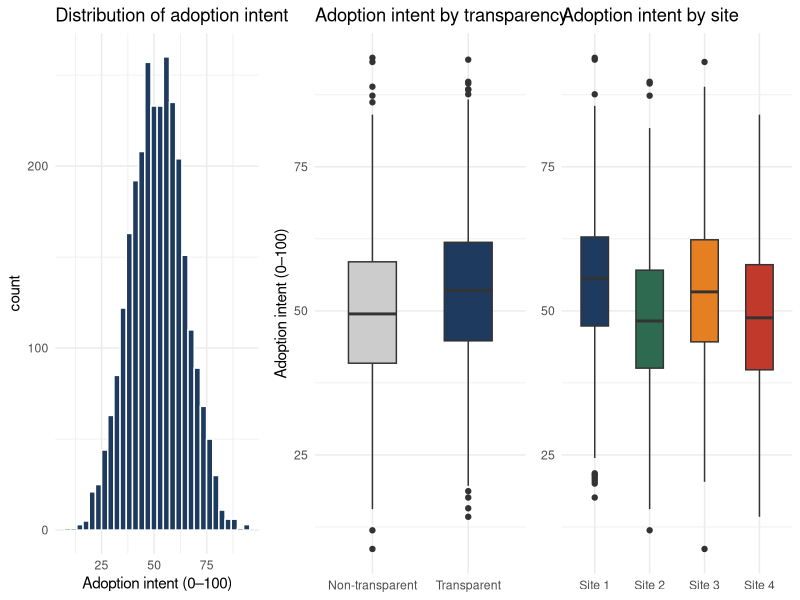
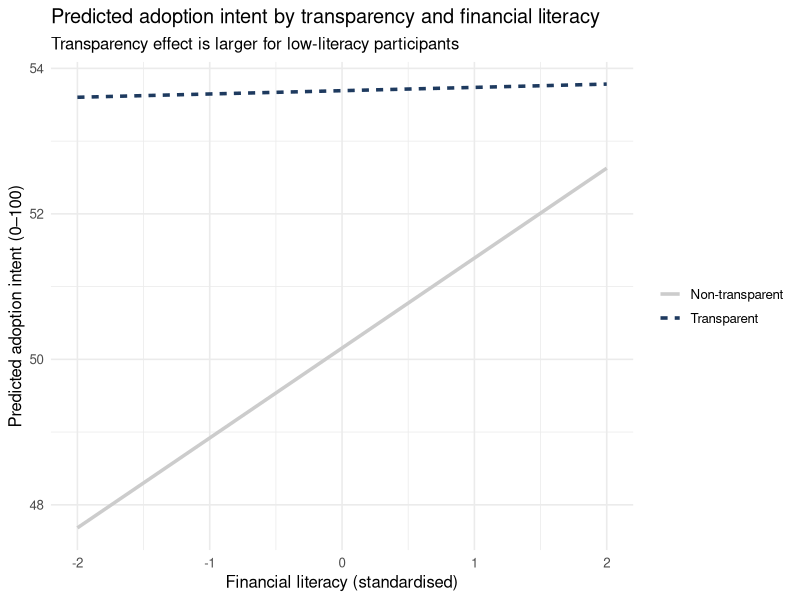
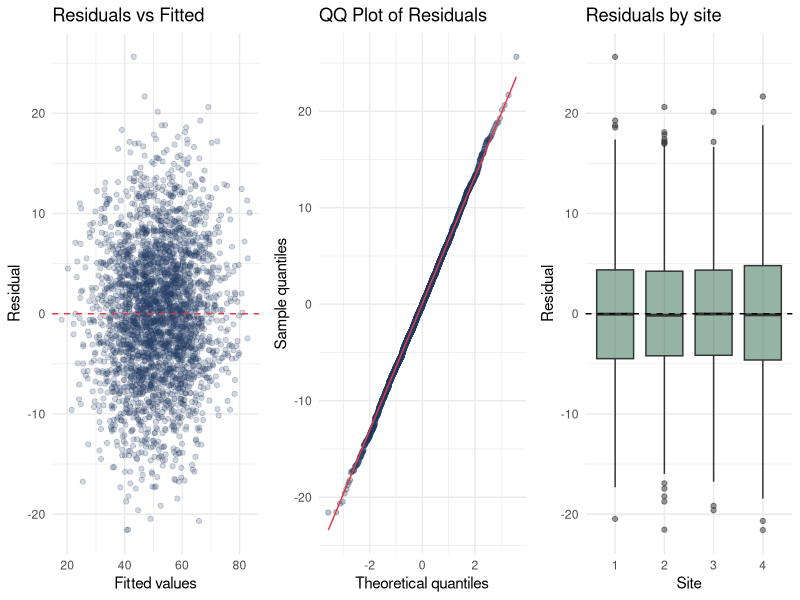

R code for these plots, in order:
## ---- chunk 1
library(tidyverse)
library(lme4)
library(lmerTest)
library(broom.mixed)
library(glmmTMB)
set.seed(20240610)
## ---- chunk 2
# True DGP parameters — we will compare model estimates to these at the end
dgp <- list(
  intercept          = 50,    # grand mean adoption intent
  effect_transparency = 4,    # +4 points for transparent-fee display
  effect_risk        = -3,    # riskier products → lower adoption intent
  effect_ev          = 0.08,  # higher expected value → higher adoption intent
  effect_literacy    = 2,     # higher literacy → higher baseline adoption
  interaction_tx_lit = -1.5,  # transparency helps low-literacy more
  sd_participant     = 8,     # between-person stable differences
  sd_stimulus        = 5,     # between-product stable differences
  sd_site            = 4,     # between-site baseline differences
  sd_slope_part      = 2,     # participants differ in transparency sensitivity
  sd_residual        = 7      # within-trial noise
)
## ---- chunk 3
n_participants <- 240
n_stimuli      <- 36
n_sites        <- 4
trials_per_part <- 12  # each participant rates 12 of 36 offers

# Participant-level characteristics
participants <- tibble(
  participant_id     = 1:n_participants,
  site_id            = rep(1:n_sites, each = n_participants / n_sites),
  financial_literacy = rnorm(n_participants, 0, 1),  # standardised
  u0_participant     = rnorm(n_participants, 0, dgp$sd_participant),
  u1_participant     = rnorm(n_participants, 0, dgp$sd_slope_part)  # random slope for transparency
)

# Site-level intercepts
site_effects <- tibble(
  site_id    = 1:n_sites,
  u0_site    = c(3, -2, 1, -2)  # site 1 slightly higher baseline; site 4 lower
)

# Stimulus-level characteristics
stimuli <- tibble(
  stimulus_id    = 1:n_stimuli,
  risk_level     = rnorm(n_stimuli, 0, 1),   # standardised risk
  expected_value = rnorm(n_stimuli, 50, 15), # EV in dollars
  u0_stimulus    = rnorm(n_stimuli, 0, dgp$sd_stimulus),
  # transparency assignment: within-participant, so each stimulus
  # can appear in both conditions across participants
  base_transparency = rep(c(0, 1), n_stimuli / 2)  # half designed as transparent
)

# Assign stimuli to participants: each participant sees 12 of 36
# (partially crossed design)
trials <- participants |>
  select(participant_id, site_id, financial_literacy, u0_participant, u1_participant) |>
  cross_join(tibble(draw = 1:trials_per_part)) |>
  group_by(participant_id) |>
  mutate(
    stimulus_id  = sample(1:n_stimuli, trials_per_part, replace = FALSE),
    trial_order  = 1:trials_per_part
  ) |>
  ungroup() |>
  select(-draw) |>
  left_join(stimuli, by = "stimulus_id") |>
  left_join(site_effects, by = "site_id") |>
  mutate(
    # Transparency varies within participant (counterbalanced across stimuli)
    transparency = as.integer(runif(n()) > 0.5),
    # True DGP
    mu = dgp$intercept +
         dgp$effect_transparency * transparency +
         dgp$effect_risk        * risk_level +
         dgp$effect_ev          * (expected_value - 50) / 15 +
         dgp$effect_literacy    * financial_literacy +
         dgp$interaction_tx_lit * transparency * financial_literacy +
         u0_participant + u1_participant * transparency +
         u0_stimulus + u0_site,
    adoption_intent = pmin(100, pmax(0, rnorm(n(), mu, dgp$sd_residual)))
  ) |>
  select(participant_id, site_id, stimulus_id, trial_order,
         transparency, risk_level, expected_value, financial_literacy,
         adoption_intent)
## ---- chunk 4
# Structure check
cat("Participants:", n_distinct(trials$participant_id), "\n")
cat("Stimuli:", n_distinct(trials$stimulus_id), "\n")
cat("Sites:", n_distinct(trials$site_id), "\n")
cat("Trials per participant:", trials_per_part, "\n")
cat("Total rows:", nrow(trials), "\n")
cat("Observations per stimulus (mean):",
    round(nrow(trials) / n_distinct(trials$stimulus_id), 1), "\n")

head(trials, 6) |> knitr::kable(digits = 2, caption = "First six rows of the dataset")
## ---- chunk 5
# Trials per participant
trials_per_p <- trials |> count(participant_id)
cat("Trials per participant: min =", min(trials_per_p$n),
    ", max =", max(trials_per_p$n), "\n")

# Transparency balance within participants
tx_balance <- trials |>
  group_by(participant_id) |>
  summarise(prop_transparent = mean(transparency))
cat("Within-participant transparency proportion: mean =",
    round(mean(tx_balance$prop_transparent), 2),
    ", SD =", round(sd(tx_balance$prop_transparent), 2), "\n")

# Participants per site
trials |>
  distinct(participant_id, site_id) |>
  count(site_id) |>
  knitr::kable(caption = "Participants per site")
## ---- chunk 6
# Is transparency balanced across risk level?
tx_by_risk <- trials |>
  mutate(risk_tercile = ntile(risk_level, 3)) |>
  group_by(risk_tercile) |>
  summarise(prop_transparent = round(mean(transparency), 3),
            n = n())
knitr::kable(tx_by_risk,
  caption = "Transparency proportion by risk tercile (should be ~0.50 in each)")

# Is transparency balanced across expected value?
tx_by_ev <- trials |>
  mutate(ev_tercile = ntile(expected_value, 3)) |>
  group_by(ev_tercile) |>
  summarise(prop_transparent = round(mean(transparency), 3),
            n = n())
knitr::kable(tx_by_ev,
  caption = "Transparency proportion by EV tercile (should be ~0.50 in each)")
## ---- chunk 7
p1 <- ggplot(trials, aes(x = adoption_intent)) +
  geom_histogram(bins = 30, fill = "#1e3a5f", color = "white") +
  labs(title = "Distribution of adoption intent", x = "Adoption intent (0–100)") +
  theme_minimal(base_size = 11)

p2 <- trials |>
  mutate(Condition = ifelse(transparency == 1, "Transparent", "Non-transparent")) |>
  ggplot(aes(x = Condition, y = adoption_intent, fill = Condition)) +
  geom_boxplot(show.legend = FALSE, width = 0.5) +
  scale_fill_manual(values = c("#cccccc", "#1e3a5f")) +
  labs(title = "Adoption intent by transparency", y = "Adoption intent (0–100)", x = NULL) +
  theme_minimal(base_size = 11)

p3 <- trials |>
  mutate(site_label = paste0("Site ", site_id)) |>
  ggplot(aes(x = site_label, y = adoption_intent, fill = site_label)) +
  geom_boxplot(show.legend = FALSE, width = 0.5) +
  scale_fill_manual(values = c("#1e3a5f","#2d6a4f","#e67e22","#c0392b")) +
  labs(title = "Adoption intent by site", y = NULL, x = NULL) +
  theme_minimal(base_size = 11)

gridExtra::grid.arrange(p1, p2, p3, ncol = 3)
## ---- chunk 8
m0 <- lm(adoption_intent ~ transparency, data = trials)
broom::tidy(m0) |>
  filter(term == "transparency") |>
  mutate(model = "m0: Pooled OLS") |>
  select(model, estimate, std.error, p.value) |>
  knitr::kable(digits = 3, caption = "Naive pooled OLS: transparency estimate")
## ---- chunk 9
tibble(
  Issue = c(
    "Independence assumption",
    "Participant clustering",
    "Stimulus clustering",
    "Site context",
    "Stimulus covariates"
  ),
  `What the model assumes` = c(
    "All 2,880 rows are independent",
    "The same person appearing 12 times counts as 12 independent people",
    "The same stimulus appearing ~80 times counts as ~80 independent stimuli",
    "All sites draw from the same distribution",
    "Risk level and EV are not related to transparency"
  ),
  `Why this fails` = c(
    "Participants appear repeatedly; responses within a person are correlated",
    "Inflates effective N; SE too small for between-participant variation",
    "If stimulus-level variance exists, it shrinks the apparent SE further",
    "Site 1 has systematically higher adoption intent — this is absorbed into the residual",
    "If transparency and risk level are unbalanced, the estimate is biased"
  )
) |>
  knitr::kable(caption = "Why the pooled model is wrong about its own uncertainty")
## ---- chunk 10
m1 <- lmer(adoption_intent ~ transparency + (1 | participant_id), data = trials)
## ---- chunk 11
# Participant ICC
vc1 <- as.data.frame(VarCorr(m1))
var_part  <- vc1$vcov[vc1$grp == "participant_id"]
var_resid <- vc1$vcov[vc1$grp == "Residual"]
icc_part  <- var_part / (var_part + var_resid)
cat("Participant ICC:", round(icc_part, 3), "\n")
cat("Interpretation:", round(icc_part * 100, 1),
    "% of total variance (within-person) is due to stable individual differences.\n")

broom.mixed::tidy(m1, effects = "fixed") |>
  filter(term == "transparency") |>
  mutate(model = "m1: participant RI") |>
  select(model, estimate, std.error, p.value) |>
  knitr::kable(digits = 3)
## ---- chunk 12
m2 <- lmer(adoption_intent ~ transparency +
             (1 | participant_id) + (1 | stimulus_id),
           data = trials)
## ---- chunk 13
vc2 <- as.data.frame(VarCorr(m2))
var_part2   <- vc2$vcov[vc2$grp == "participant_id"]
var_stim2   <- vc2$vcov[vc2$grp == "stimulus_id"]
var_resid2  <- vc2$vcov[vc2$grp == "Residual"]
icc_stim    <- var_stim2 / (var_stim2 + var_resid2)

cat("Stimulus ICC:", round(icc_stim, 3), "\n")
cat("Stimulus SD:", round(sqrt(var_stim2), 2),
    "(compared to transparency effect of ~4 points)\n")

broom.mixed::tidy(m2, effects = "fixed") |>
  filter(term == "transparency") |>
  mutate(model = "m2: participant + stimulus RI") |>
  select(model, estimate, std.error, p.value) |>
  knitr::kable(digits = 3)
## ---- chunk 14
# participant_id values are globally unique, so we can use
# (1 | site_id) + (1 | participant_id) directly
# This is equivalent to (1 | site_id/participant_id) when IDs are unique
m3 <- lmer(adoption_intent ~ transparency +
             (1 | site_id) + (1 | participant_id) + (1 | stimulus_id),
           data = trials)
## ---- chunk 15
vc3 <- as.data.frame(VarCorr(m3))
var_site3 <- vc3$vcov[vc3$grp == "site_id"]
cat("Site SD:", round(sqrt(var_site3), 2), "\n")
cat("Note: true site SD in DGP =", dgp$sd_site, "\n")

# Site-specific mean adoption intent
trials |>
  group_by(site_id) |>
  summarise(mean_adoption = round(mean(adoption_intent), 1),
            n_participants = n_distinct(participant_id)) |>
  knitr::kable(caption = "Site-specific means — visible differences suggest site variance is real")

broom.mixed::tidy(m3, effects = "fixed") |>
  filter(term == "transparency") |>
  mutate(model = "m3: + site RI") |>
  select(model, estimate, std.error, p.value) |>
  knitr::kable(digits = 3)
## ---- chunk 16
m4 <- lmer(adoption_intent ~ transparency + risk_level + expected_value +
             financial_literacy +
             (1 | site_id) + (1 | participant_id) + (1 | stimulus_id),
           data = trials)
## ---- chunk 17
# Track how the transparency estimate has moved across models
bind_rows(
  broom::tidy(m0) |> filter(term == "transparency") |>
    mutate(model = "m0: pooled OLS"),
  broom.mixed::tidy(m1, effects = "fixed") |> filter(term == "transparency") |>
    mutate(model = "m1: + participant RI"),
  broom.mixed::tidy(m2, effects = "fixed") |> filter(term == "transparency") |>
    mutate(model = "m2: + stimulus RI"),
  broom.mixed::tidy(m3, effects = "fixed") |> filter(term == "transparency") |>
    mutate(model = "m3: + site RI"),
  broom.mixed::tidy(m4, effects = "fixed") |> filter(term == "transparency") |>
    mutate(model = "m4: + covariates")
) |>
  select(model, estimate, std.error, p.value) |>
  mutate(across(c(estimate, std.error, p.value), \(x) round(x, 3))) |>
  knitr::kable(caption = paste0("Tracking the transparency estimate across models.",
    " True effect = ", dgp$effect_transparency))
## ---- chunk 18
m5 <- lmer(adoption_intent ~ transparency * financial_literacy +
             risk_level + expected_value +
             (1 | site_id) + (1 | participant_id) + (1 | stimulus_id),
           data = trials)

broom.mixed::tidy(m5, effects = "fixed") |>
  select(term, estimate, std.error, statistic, p.value) |>
  mutate(across(c(estimate, std.error, statistic, p.value), \(x) round(x, 3))) |>
  knitr::kable(caption = "m5: transparency × financial literacy interaction")
## ---- chunk 19
# Predicted effect across literacy values
lit_vals <- seq(-2, 2, length.out = 100)
pred_df <- tibble(
  financial_literacy = rep(lit_vals, 2),
  transparency       = rep(c(0, 1), each = 100),
  risk_level         = 0,
  expected_value     = 50
) |>
  mutate(
    participant_id = NA_integer_,
    site_id        = NA_integer_,
    stimulus_id    = NA_integer_
  )
pred_df$predicted <- predict(m5, newdata = pred_df, re.form = NA)

pred_df |>
  mutate(Condition = ifelse(transparency == 1, "Transparent", "Non-transparent")) |>
  ggplot(aes(x = financial_literacy, y = predicted, color = Condition, linetype = Condition)) +
  geom_line(linewidth = 1.2) +
  scale_color_manual(values = c("#cccccc", "#1e3a5f")) +
  labs(
    title    = "Predicted adoption intent by transparency and financial literacy",
    subtitle = "Transparency effect is larger for low-literacy participants",
    x        = "Financial literacy (standardised)",
    y        = "Predicted adoption intent (0–100)",
    color    = NULL, linetype = NULL
  ) +
  theme_minimal(base_size = 12)
## ---- chunk 20
m6 <- lmer(adoption_intent ~ transparency * financial_literacy +
             risk_level + expected_value +
             (1 + transparency | participant_id) +
             (1 | stimulus_id) + (1 | site_id),
           data = trials,
           control = lmerControl(optimizer = "bobyqa"))

cat("Singular fit:", isSingular(m6), "\n")
## ---- chunk 21
vc6 <- as.data.frame(VarCorr(m6))
knitr::kable(vc6 |> select(grp, var1, var2, sdcor) |>
               mutate(across(where(is.numeric), \(x) round(x, 3))),
             caption = "Random effects from m6: by-participant random slope for transparency")
## ---- chunk 22
# Try without the intercept-slope correlation
m6b <- lmer(adoption_intent ~ transparency * financial_literacy +
              risk_level + expected_value +
              (1 + transparency || participant_id) +
              (1 | stimulus_id) + (1 | site_id),
            data = trials,
            control = lmerControl(optimizer = "bobyqa"))

cat("Singular fit (uncorrelated slopes):", isSingular(m6b), "\n")
## ---- chunk 23
# Compare m5 and m6b to see whether slopes matter for fixed effects
bind_rows(
  broom.mixed::tidy(m5,  effects = "fixed") |>
    filter(term %in% c("transparency", "transparency:financial_literacy")) |>
    mutate(model = "m5: no random slope"),
  broom.mixed::tidy(m6b, effects = "fixed") |>
    filter(term %in% c("transparency", "transparency:financial_literacy")) |>
    mutate(model = "m6b: uncorrelated random slope")
) |>
  select(model, term, estimate, std.error) |>
  mutate(across(c(estimate, std.error), \(x) round(x, 3))) |>
  knitr::kable(caption = "Does adding the random slope change fixed-effect inference?")
## ---- chunk 24
tibble(
  Decision         = c("REML vs ML", "Degrees-of-freedom method",
                        "Random slope comparison", "Optimizer"),
  Default          = c("REML for final LMM",
                        "Satterthwaite (via lmerTest)",
                        "LRT / model comparison",
                        "default (nloptwrap)"),
  Why              = c("Unbiased variance components",
                        "Practical approximation for mixed DFs",
                        "Tests contribution of variance component",
                        "Reproducible baseline"),
  `When to change` = c("Use ML (REML=FALSE) to compare fixed-effect structures",
                        "Kenward-Roger for small samples or unbalanced designs",
                        "Boundary issues: use parametric bootstrap",
                        "Try bobyqa or Nelder_Mead for convergence warnings")
) |>
  knitr::kable(caption = "Estimator decisions for linear mixed models")
## ---- chunk 25
# Select the primary model for diagnostics
# If m6b was non-singular, use it; otherwise fall back to m5
m_final <- if (!isSingular(m6b)) m6b else m5
cat("Final model selected:", ifelse(!isSingular(m6b), "m6b (random slope)", "m5 (no random slope)"), "\n")
## ---- chunk 26
resid_df <- tibble(
  fitted   = fitted(m_final),
  residual = residuals(m_final),
  site_id  = trials$site_id,
  transparency = trials$transparency
)

p_rv <- ggplot(resid_df, aes(x = fitted, y = residual)) +
  geom_point(alpha = 0.2, color = "#1e3a5f") +
  geom_hline(yintercept = 0, linetype = "dashed", color = "#e63946") +
  labs(title = "Residuals vs Fitted", x = "Fitted values", y = "Residual") +
  theme_minimal(base_size = 11)

p_qq <- ggplot(resid_df, aes(sample = residual)) +
  stat_qq(alpha = 0.3, color = "#1e3a5f") +
  stat_qq_line(color = "#e63946") +
  labs(title = "QQ Plot of Residuals", x = "Theoretical quantiles", y = "Sample quantiles") +
  theme_minimal(base_size = 11)

p_site <- ggplot(resid_df, aes(x = factor(site_id), y = residual)) +
  geom_boxplot(fill = "#2d6a4f", alpha = 0.5) +
  geom_hline(yintercept = 0, linetype = "dashed") +
  labs(title = "Residuals by site", x = "Site", y = "Residual") +
  theme_minimal(base_size = 11)

gridExtra::grid.arrange(p_rv, p_qq, p_site, ncol = 3)
## ---- chunk 27
tibble(
  Category   = c("Fixed effects", "Fixed effects", "Fixed effects",
                  "Random effects", "Random effects", "Random effects",
                  "Residuals", "Residuals", "Residuals",
                  "Design", "Design"),
  Check      = c(
    "Focal estimate plausible in sign and magnitude?",
    "Estimate stable across model sequence?",
    "Interaction interpretable?",
    "Variance components nonzero?",
    "Model singular?",
    "Too few levels for any random effect?",
    "Residual vs. fitted: no funnel shape?",
    "QQ plot: residuals approximately normal?",
    "Heteroskedasticity by condition or site?",
    "Transparency balanced across risk and EV?",
    "Trial order effects?"
  ),
  Action = c(
    "Compare to true DGP or prior studies",
    "If estimate changes drastically, check confounding",
    "Compute simple slopes; plot predicted values",
    "If zero, report and simplify",
    "Simplify (see Step 11)",
    "Consider fixed effects for that grouping factor",
    "If yes, consider heteroskedastic model",
    "If severe, consider robust SE or transformation",
    "If yes, allow group-specific residual variance",
    "If unbalanced, ensure covariates are included",
    "Add trial_order as fixed effect and check estimate"
  )
) |>
  knitr::kable(caption = "Post-fit diagnostic checklist")
## ---- chunk 28
extract_tx <- function(m, model_name, is_lm = FALSE) {
  if (is_lm) {
    broom::tidy(m) |> filter(term == "transparency") |>
      select(estimate, std.error, p.value) |>
      mutate(model = model_name)
  } else {
    broom.mixed::tidy(m, effects = "fixed") |>
      filter(term == "transparency") |>
      select(estimate, std.error, p.value) |>
      mutate(model = model_name)
  }
}

bind_rows(
  extract_tx(m0, "m0: pooled OLS", is_lm = TRUE),
  extract_tx(m1, "m1: + participant RI"),
  extract_tx(m2, "m2: + stimulus RI"),
  extract_tx(m3, "m3: + site RI"),
  extract_tx(m4, "m4: + risk/EV/literacy"),
  extract_tx(m5, "m5: + literacy interaction"),
  extract_tx(m_final, "m_final: primary model")
) |>
  mutate(
    across(c(estimate, std.error, p.value), \(x) round(x, 3)),
    `Still assumes...` = c(
      "Independence of all rows",
      "Stimuli and site are fixed",
      "Site and covariates are ignorable",
      "Covariates are ignorable",
      "Effect is homogeneous",
      "No effect heterogeneity by participant",
      "—"
    ),
    verdict = c("Reject", "Incomplete", "Better", "Better",
                 "Primary baseline", "Substantive model", "Final")
  ) |>
  select(model, estimate, std.error, p.value, `Still assumes...`, verdict) |>
  knitr::kable(caption = paste0("Model sequence summary. True transparency effect = ",
    dgp$effect_transparency, "."))
## ---- chunk 29
fe <- broom.mixed::tidy(m_final, effects = "fixed") |>
  mutate(across(c(estimate, std.error, p.value), \(x) round(x, 3)))

knitr::kable(fe |> select(term, estimate, std.error, statistic, p.value),
             caption = "Final model: fixed effects")

vc_final <- as.data.frame(VarCorr(m_final))
knitr::kable(vc_final |>
               select(grp, var1, vcov) |>
               mutate(SD = round(sqrt(vcov), 2), vcov = round(vcov, 2)),
             caption = "Final model: variance components")
